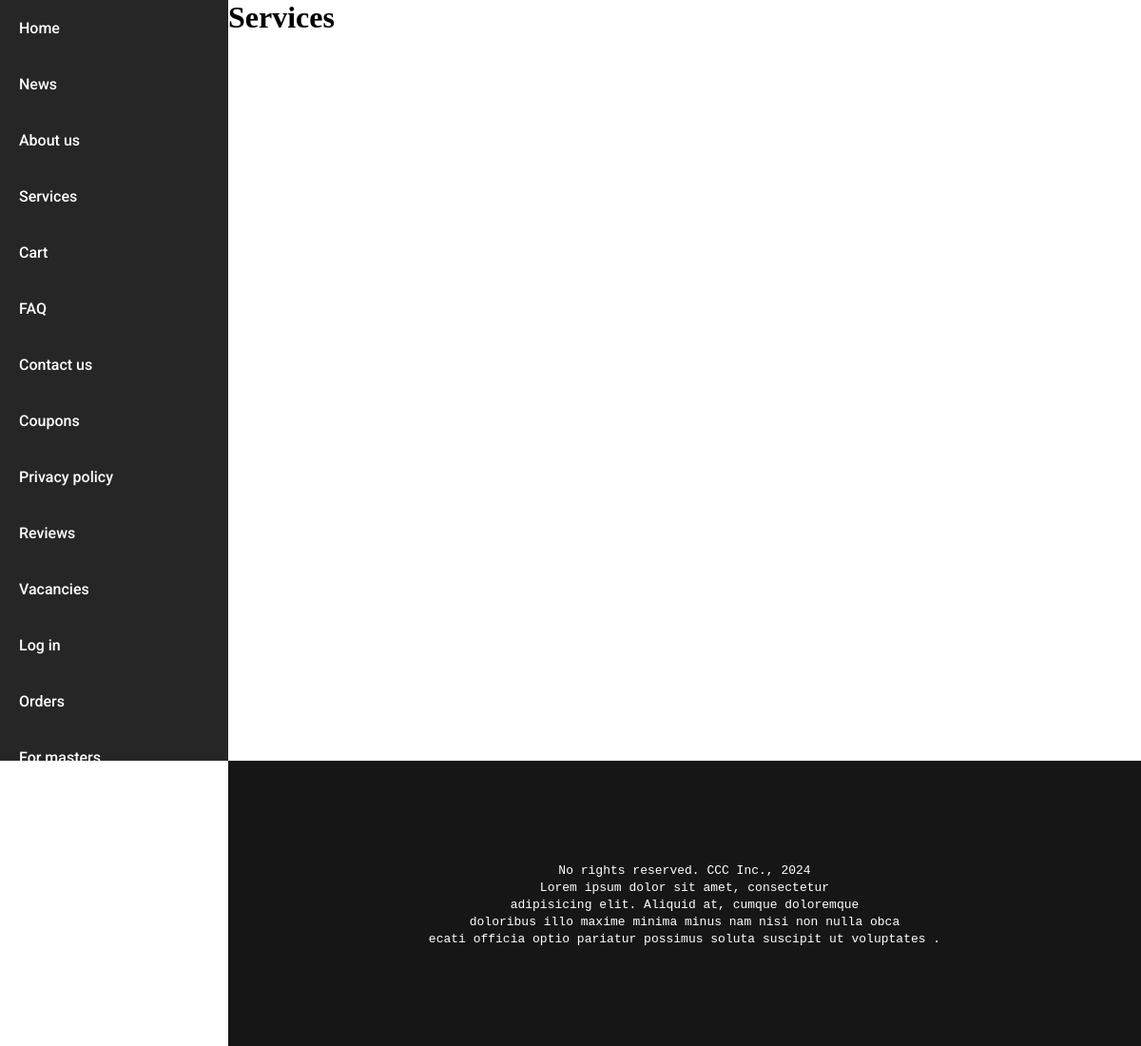
/services/4/, run on an earlier commit of the app's database.
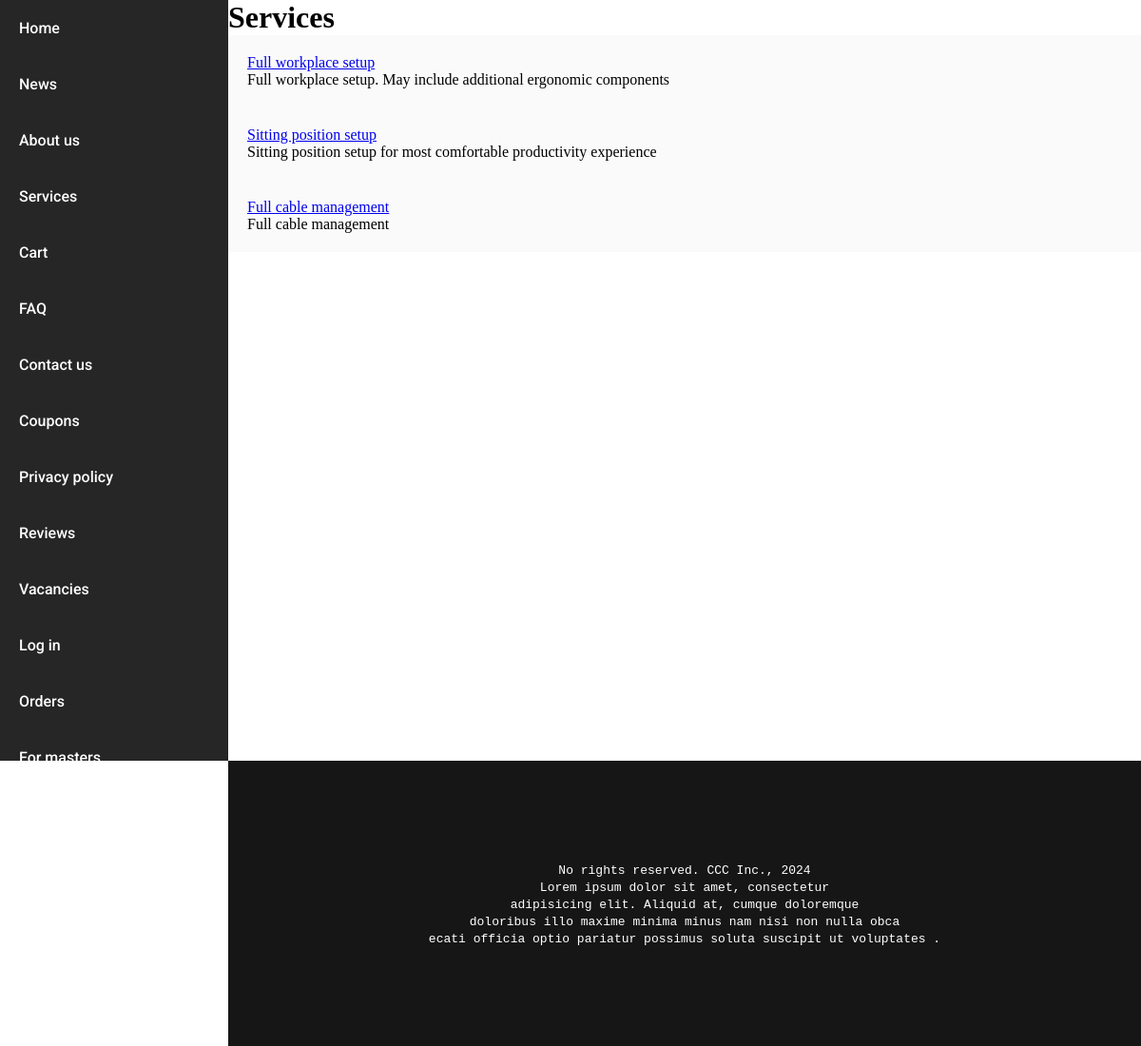
And on a later commit of the database.
### service_app/models.py (models this page shows, shortened)
class Service(models.Model):
    service_type_id = models.ForeignKey(ServiceType, on_delete=models.CASCADE)
    name = models.CharField("Service name", max_length=100)
    description = models.CharField("Service description", max_length=200)
    base_price_in_usd = models.FloatField("Base service price in USD without parts")
    device_types = models.ManyToManyField(DeviceType)

### service_app/views.py (the view)
# urls.py: path('/<str:service_type_id>/', views.services_of_given_type),
def services_of_given_type(request, service_type_id):
    services = Service.objects.filter(service_type_id=service_type_id)
    return render(request, 'service_app/services.html', {'services': services})

### service_app/templates/service_app/services.html (shortened to what this page needs)
{% extends 'mainapp/layout.html' %}
{% block main_block %}
    <h1>Services</h1>
    {% for service in services %}
        <div style="padding: 20px; background-color: #fafafa">
            <a href="{{ service.id }}/">{{ service.name }}</a>
            <br>
            <span>{{ service.description }}</span>
        </div>
    {% endfor %}
{% endblock %}

### mainapp/templates/mainapp/layout.html (shortened to what this page needs)
{% load static %}
<!doctype html>
<html lang="en">
<head>
    <link rel="stylesheet" href="{% static 'style.css' %}">
</head>
<body>
    <div class="wrapper">
        {% include 'mainapp/navigation.html' %}
        <main class="content">
            {% block main_block %}{% endblock %}
        </main>
        <footer class="main_footer">
            <div style="text-align: center">
                <code>No rights reserved. CCC Inc., 2024</code>
                <br>
                <samp>
                    Lorem ipsum dolor sit amet, consectetur <br>
                    adipisicing elit. Aliquid at, cumque doloremque <br>
                    doloribus illo maxime minima minus nam nisi non nulla obca <br>
                    ecati officia optio pariatur possimus soluta susc<wbr>ipit ut voluptates .
                </samp>
            </div>
        </footer>
    </div>
</body>
</html>

### mainapp/templates/mainapp/navigation.html
<aside class="sidebar">
    <nav>
        <ul>
            <li>
                <a href="{% url 'home' %}" style="padding-right: 10px">Home</a>
            </li>
            <li>
                <a href="{% url 'news' %}" style="padding-right: 10px">News</a>
            </li>
            <li>
                <a href="{% url 'about' %}" style="padding-right: 10px">About us</a>
            </li>
            <li>
                <a href="{% url 'services' %}" style="padding-right: 10px">Services</a>
            </li>
            <li>
                <a href="{% url 'cart_items' %}" style="padding-right: 10px">Cart</a>
            </li>
            <li>
                <a href="{% url 'faq' %}" style="padding-right: 10px">FAQ</a>
            </li>
            <li>
                <a href="{% url 'contacts' %}" style="padding-right: 10px">Contact us</a>
            </li>
            <li>
                <a href="{% url 'coupons' %}" style="padding-right: 10px">Coupons</a>
            </li>
            <li>
                <a href="{% url 'privacy_policy' %}" style="padding-right: 10px">Privacy policy</a>
            </li>
            <li>
                <a href="{% url 'reviews' %}" style="padding-right: 10px">Reviews</a>
            </li>
            <li>
                <a href="{% url 'vacancies' %}" style="padding-right: 10px">Vacancies</a>
            </li>
            <li>
                <a href="{% url 'auth_page' %}" style="padding-right: 10px">Log in</a>
            </li>
            <li>
                <a href="{% url 'order_list' %}" style="padding-right: 10px">Orders</a>
            </li>
            <li>
                <a href="{% url 'master_orders' %}" style="padding-right: 10px">For masters</a>
            </li>
        </ul>
    </nav>
</aside>

### static/style.css (style rules this page uses)
* { margin: 0; padding: 0; box-sizing: border-box; }
body { margin: 0 !important; }
.wrapper { width: 100%; }
.content { min-height: 100vh; }
.main_footer { background-color: #161616; width: 80%; margin-left: 20%; height: 300px; display: flex; align-items: center; justify-content: center; color: #ffffff; }
.sidebar { position: fixed; width: 20%; height: 100vh; background-color: #262626; }
.sidebar ul { width: 100%; height: 100%; }
.sidebar ul li { width: 100%; padding: 20px }
.sidebar ul li a { text-decoration: none; color: #ffffff; font-family: "Roboto", sans-serif; font-weight: 500; }
.content { margin-left: 20%; width: 80%; }

What changed in the data, as far as the page shows it:
added Service: name "Full workplace setup", description "Full workplace setup. May include additional ergonomic components"
added Service: name "Sitting position setup", description "Sitting position setup for most comfortable productivity experience"
added Service: name "Full cable management", description "Full cable management"
